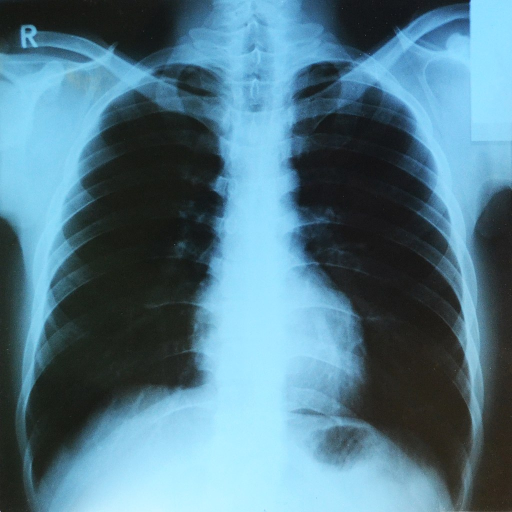
%> input picture Image processing/images/chest.jpg, 1024 x 1024 px (shown at 1/2 size)
$ octave lab4.m   (GNU Octave 9; MATLAB toolbox functions it lacks are replaced by stand-ins)
%> lines starting %> are read from the running program, lines starting %| are printed output that depends on the picture
clc;
clear;
close all;

im1 = im2double(imread('images/chest.jpg'));
im2 = im2double(imread('images/baby.jpg'));
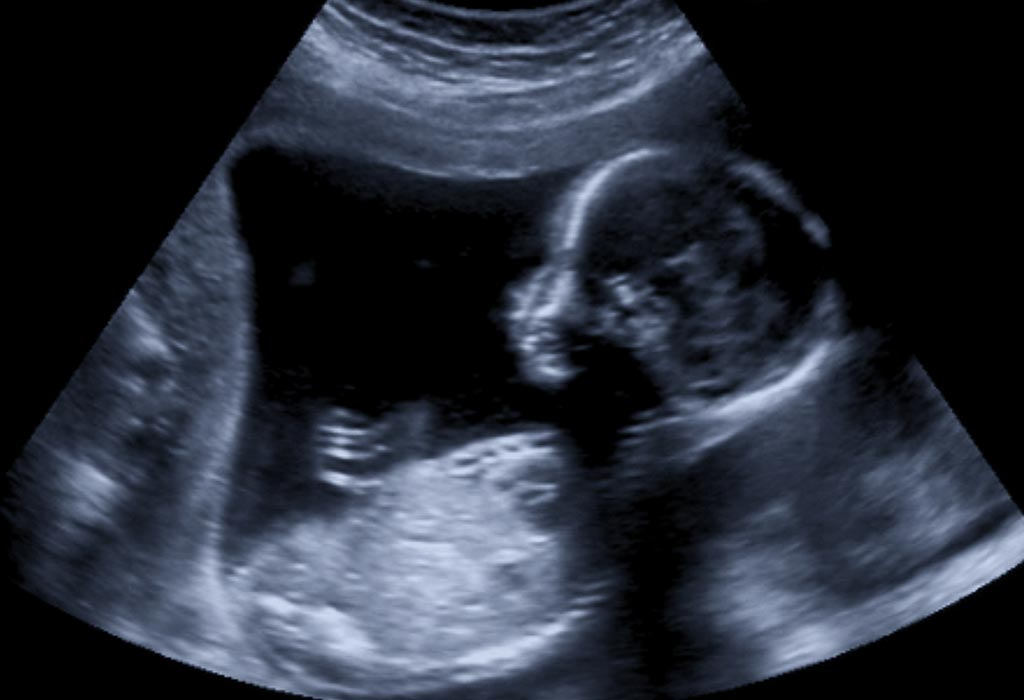
%> input picture Image processing/images/baby.jpg, 1024 x 700 px
figure();
subplot(1, 2, 1); imshow(im1);
subplot(1, 2, 2); imshow(im2);

im1ycbcr = rgb2ycbcr(im1);
%> im1ycbcr: size 1024x1024x3 double; mean of channels 1, 2, 3 0.436, 0.552, 0.432
im2ycbcr = rgb2ycbcr(im2);
%> im2ycbcr: size 700x1024x3 double; mean of channels 1, 2, 3 0.214, 0.524, 0.49
Y1 = im1ycbcr(:,:,1);
Y2 = im2ycbcr(:,:,1);
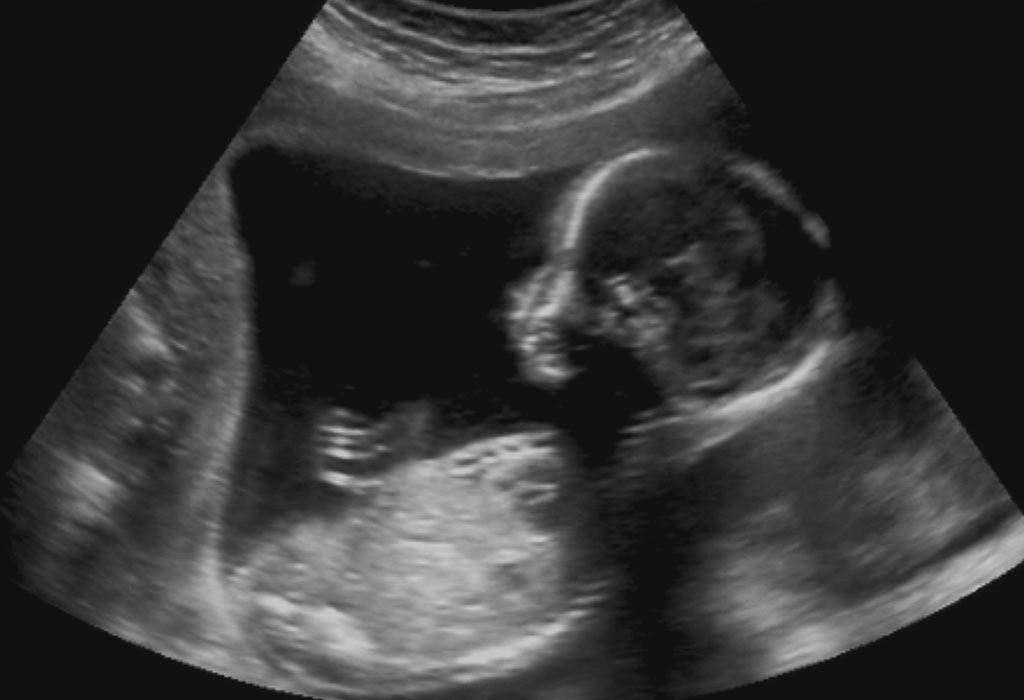
%> Y2: size 700x1024 double; min 0.0627, max 0.797, mean 0.214

Y1_N = imnoise(Y1,'gaussian');
Y2_N = imnoise(Y2,'gaussian');


s1 = size(Y1_N');
%> s1 = [1024 1024]
s2 = size(Y2_N');
%> s2 = [1024 700]
dct_im1 = dct2(Y1_N);
dct_im2 = dct2(Y2_N);
original1 = dct_im1 .* dct_im1;
quadrant1 = dct_im1(400:end,344:end).*dct_im1(400:end,344:end);
original2 = dct_im1 .* dct_im1;
quadrant2 = dct_im1(198:end,275:end).*dct_im1(198:end,275:end);
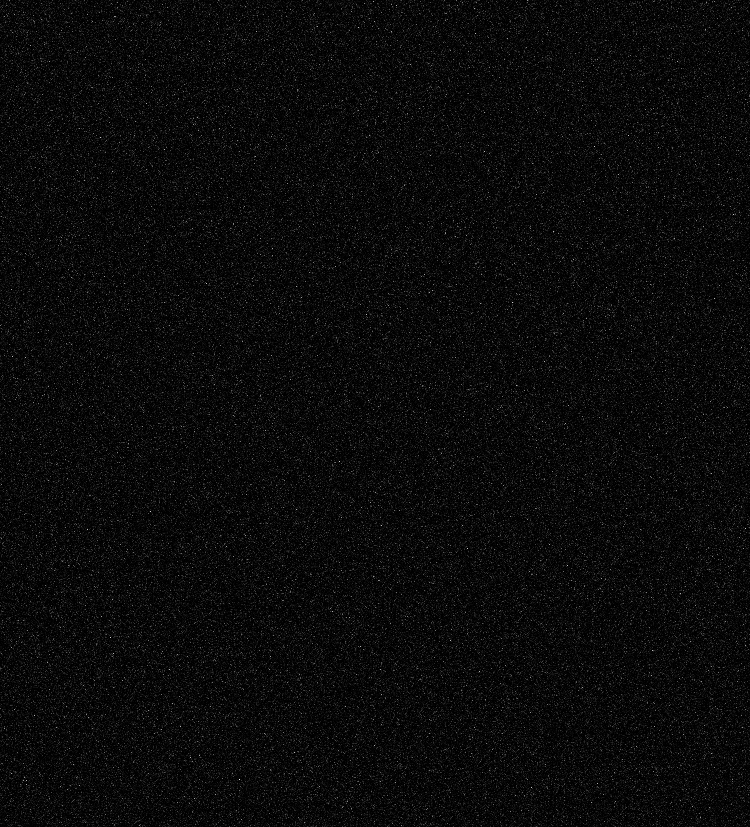
%> quadrant2: size 827x750 double; min 1.65e-17, max 0.231, mean 0.00971; drawn with min black and max white
s_o1 = size(original1');
%> s_o1 = [1024 1024]
s_q1 = size(quadrant1');
%> s_q1 = [681 625]
s_o2 = size(original2');
%> s_o2 = [1024 1024]
s_q2 = size(quadrant2');
%> s_q2 = [750 827]
xo1 = [1:s_o1(1)];
%> xo1 = 1024 values from 1 to 1024
yo1 = [1:s_o1(2)];
%> yo1 = 1024 values from 1 to 1024
xq1 = [1:s_q1(1)];
%> xq1 = 681 values from 1 to 681
yq1 = [1:s_q1(2)];
%> yq1 = 625 values from 1 to 625
xo2 = [1:s_o2(1)];
%> xo2 = 1024 values from 1 to 1024
yo2 = [1:s_o2(2)];
%> yo2 = 1024 values from 1 to 1024
xq2 = [1:s_q2(1)];
%> xq2 = 750 values from 1 to 750
yq2 = [1:s_q2(2)];
%> yq2 = 827 values from 1 to 827
[xo1,yo1] = meshgrid(xo1,yo1);
[xq1,yq1] = meshgrid(xq1,yq1);
[xo2,yo2] = meshgrid(xo2,yo2);
[xq2,yq2] = meshgrid(xq2,yq2);
figure;surface(xq1,yq1,quadrant1);view(60,45);title('im1 high frequency area');
figure;surface(xo1,yo1,original1);view(60,45);title('im1 original');
figure;surface(xq2,yq2,quadrant2);view(60,45);title('im2 high frequency area');
%> after `title('im2 high frequency area')`:
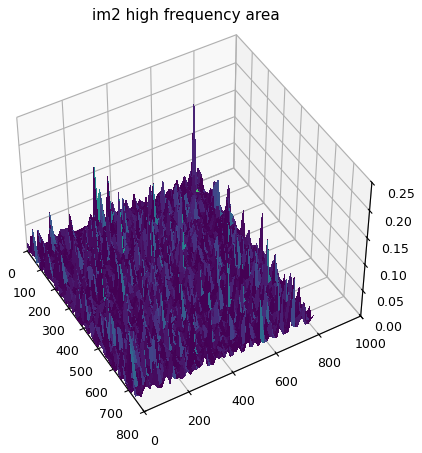
%> figure redrawn from the program's plot data
figure;surface(xo2,yo2,original2);view(60,45);title('im2 original');
n_var1 = mean(mean(quadrant1));
%> n_var1 = 0.00967
n_var2 = mean(mean(quadrant2));
%> n_var2 = 0.00971

s_var1 = dct_im1 .* dct_im1 + 0.001;
wiener_filter1 = 1./(1 + (n_var1./s_var1));
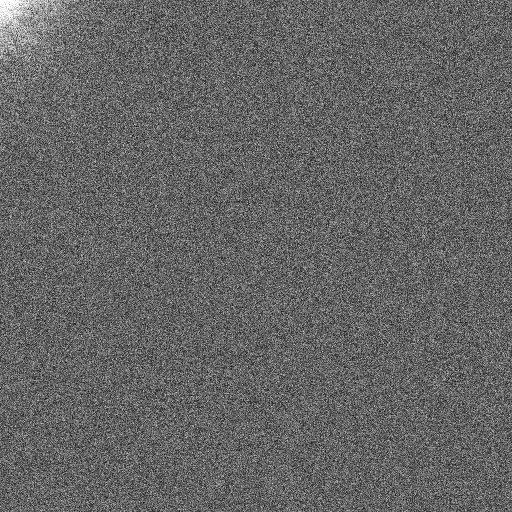
%> wiener_filter1: size 1024x1024 double (shown at 1/2 size); min 0.0937, max 1, mean 0.397
dct_f1 = dct_im1.*wiener_filter1;
dct_f_im1 = idct2(dct_f1);
dct_f_im1 = 255.*imadjust(dct_f_im1,[],[0,1]);
figure;imshowpair(Y1_N,uint8(dct_f_im1),'montage');title('Left:Noisy Image1 Right:DCT Wiener Filter');
s_var2 = dct_im2 .* dct_im2 + 0.001;
wiener_filter2 = 1./(1 + (n_var2./s_var2));
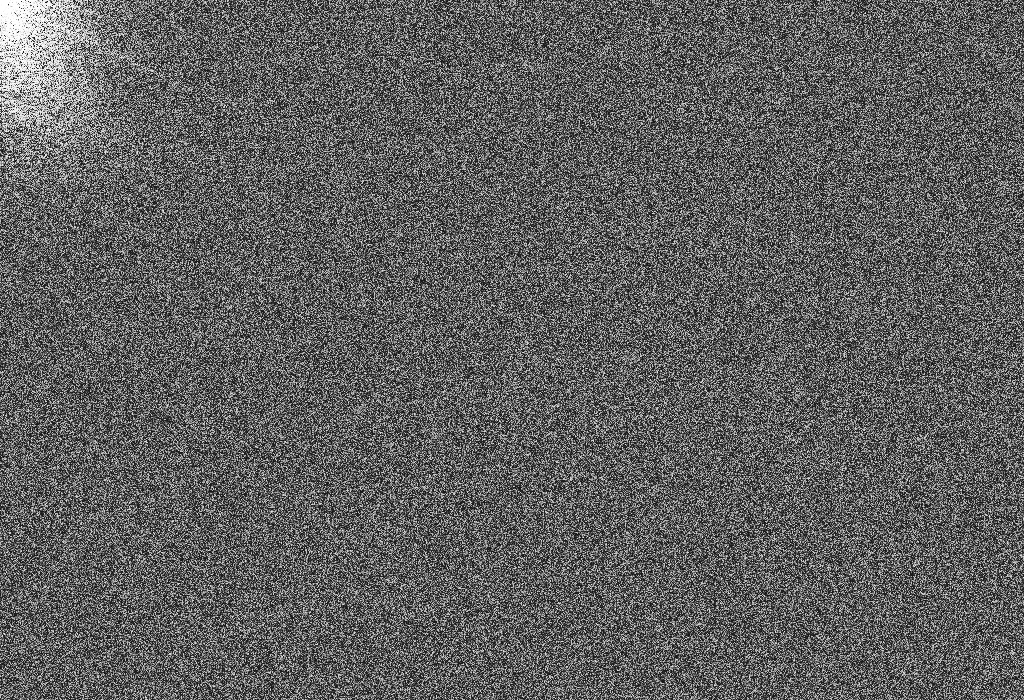
%> wiener_filter2: size 700x1024 double; min 0.0934, max 1, mean 0.376
dct_f2 = dct_im2.*wiener_filter2;
dct_f_im2 = idct2(dct_f2);
dct_f_im2 = 255.*imadjust(dct_f_im2,[],[0,1]);
figure;imshowpair(Y2_N,uint8(dct_f_im2),'montage');title('Left:Noisy Image2 Right:DCT Wiener Filter');
%> after `imshowpair(Y2_N,uint8(dct_f_im2),'montage')`:
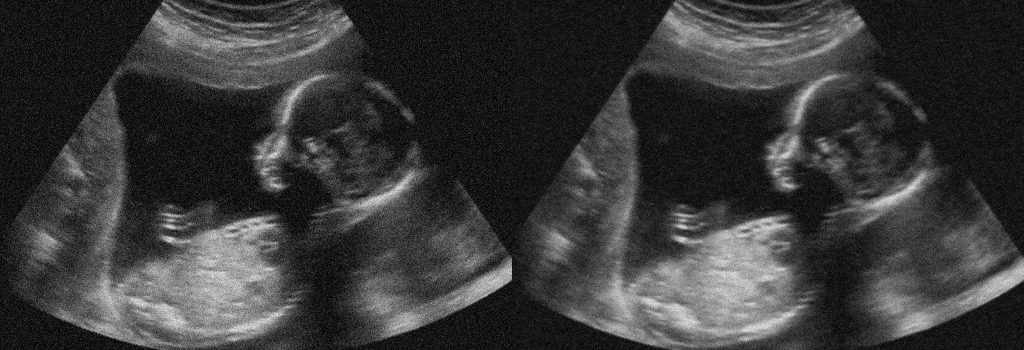
%> displayed picture: size 700x2048, on the screen's scale of 0 to 255 (shown at 1/2 size); min 0, max 255, mean 57.3

im1_f = wiener2(Y1_N,n_var1);
im1_f = 255.*imadjust(im1_f,[],[0,1]);
figure;imshowpair(Y1_N,uint8(im1_f),'montage');title('Left:Noisy Image1 Right:Wiener Filter');
im2_f = wiener2(Y2_N,n_var2);
im2_f = 255.*imadjust(im2_f,[],[0,1]); figure;imshowpair(Y2_N,uint8(im2_f),'montage');title('Left:Noisy Image2 Right:Wiener Filter');

t = 1;
f = 1;
h1 = 0.01;
h2 = 100;
selfsim = 0;
%> (the run ends here)
